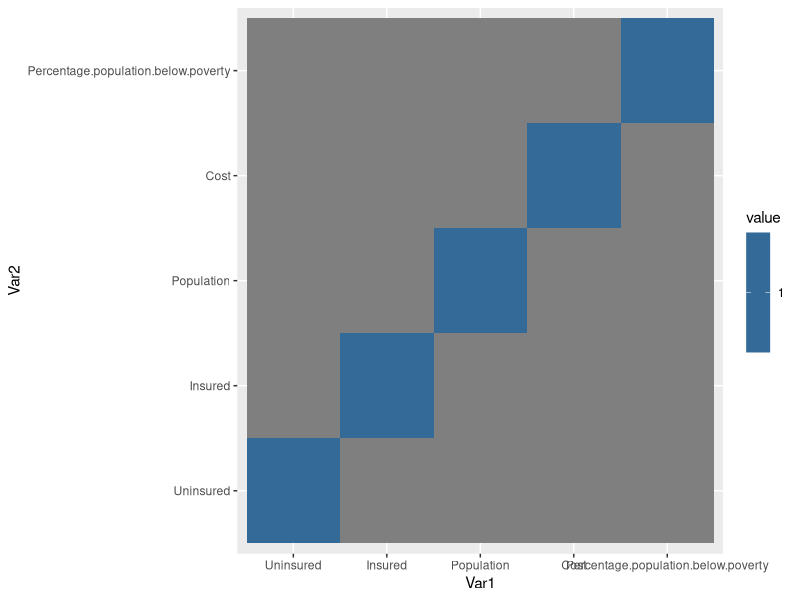
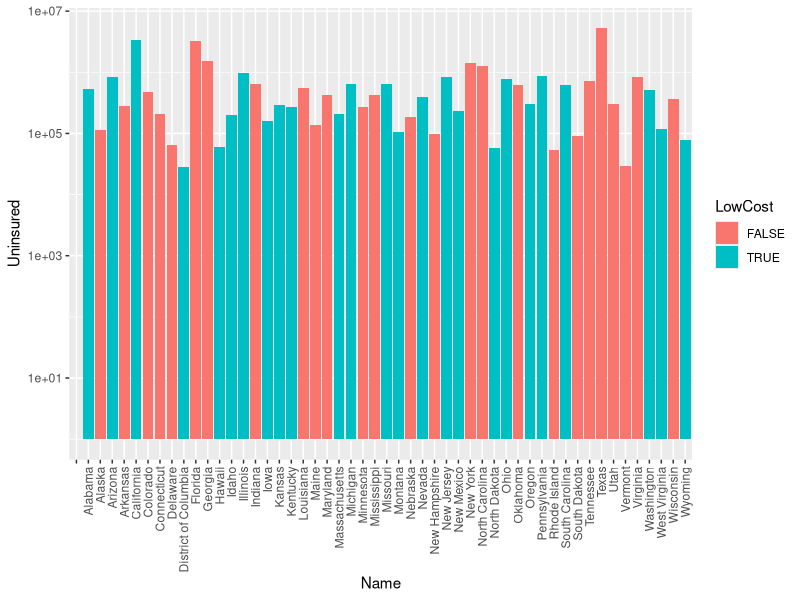
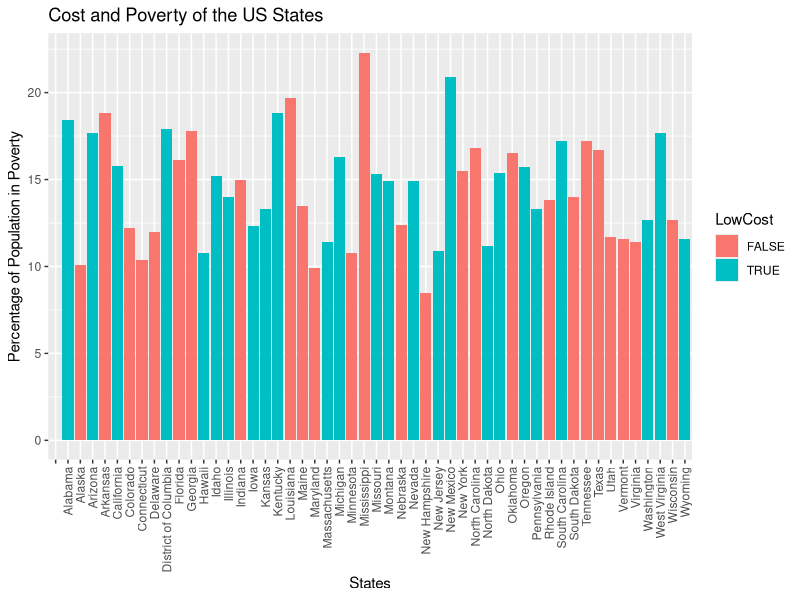
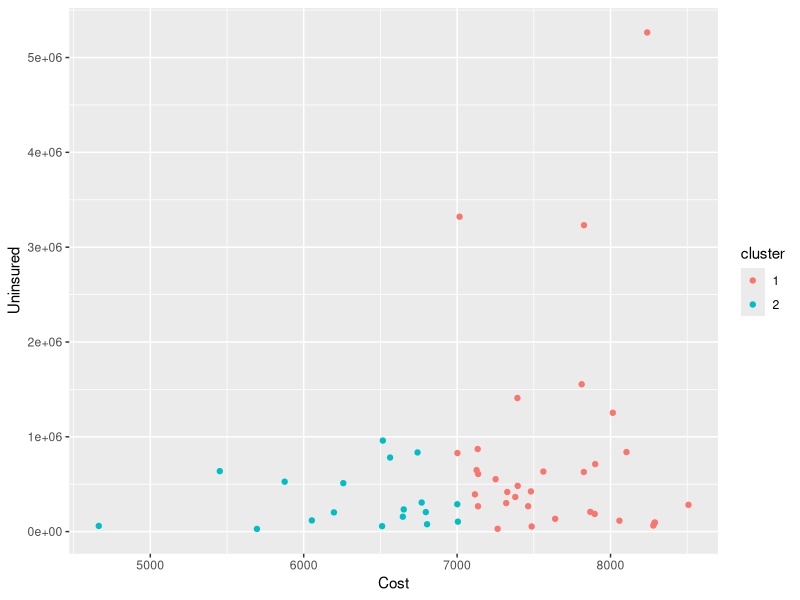
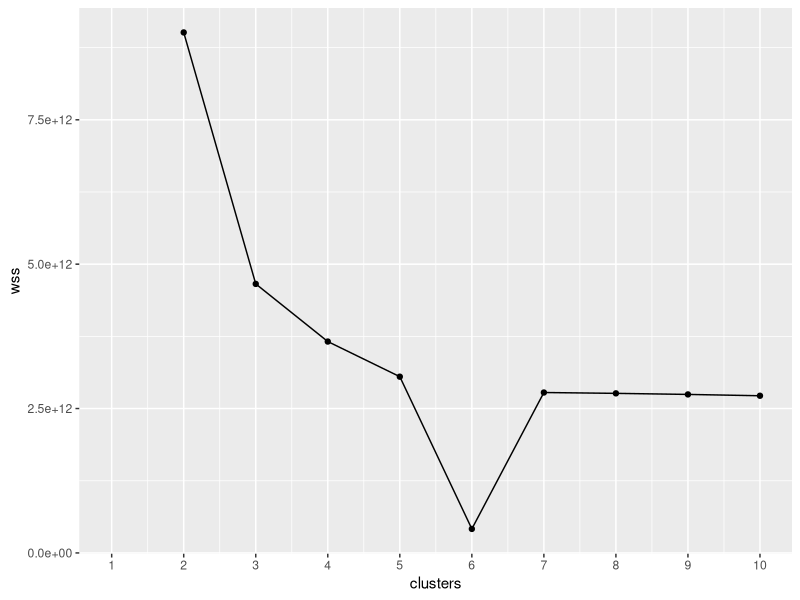
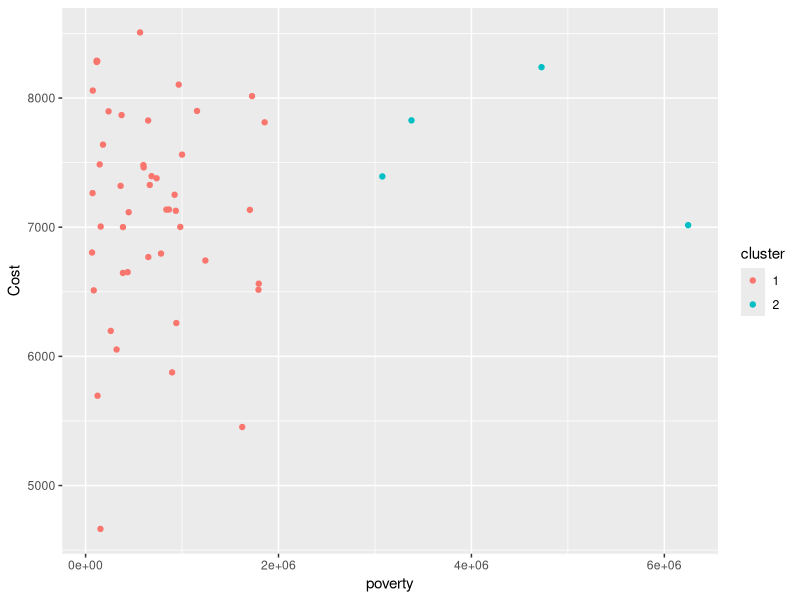
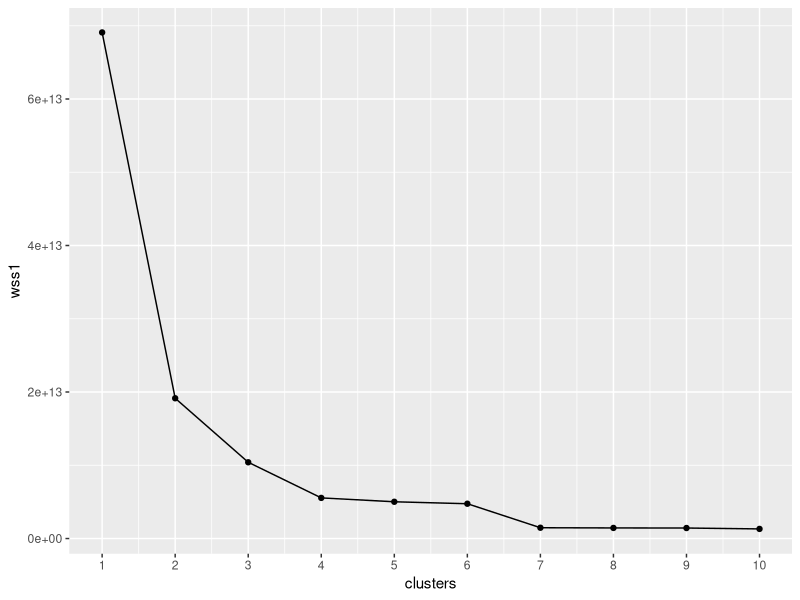

Here is the R script that generated these plots, in order:
## ---- chunk 1
knitr::opts_chunk$set(echo = TRUE, eval = TRUE, fig.align = "center", warning = F, message = F,
tidy=TRUE, tidy.opts=list(width.cutoff=60), R.options=list(max.print=100))
## ---- chunk 2
#For this project I found two datasets. One from Business Insider on average health costs per state and the other from kaggle containing insurance and population information for each state including: population, percent insured, and percent of the population below poverty. 
#These datasets were interesting to me because as a pre-medical student I find it extremely important to understand issues in public health and one of these issues is the high cost of insurance. The high cost of insurance is something that unfairly affects those in poverty from achieving the healthcare they need. I expect to find higher health care costs for the states with a higher percentage of population below poverty. I also expect for the states with higher percentages of the population insured to have lower costs. The states with the lowest under poverty percentage and highest percentage of the population insured will have the lowest of average healthcare costs. 
## ---- chunk 3
medcost <- read.csv("medcost.csv")
insurance <- read.csv("State.csv")

## ---- chunk 4
#Although the datasets were already tidy, in order to demonstrate my understanding of the tidying functions, I widened the medcost data which contained the states and their average yearly medical cost. The widening created 51 columns, one for each state including D.C., and two rows, one for the states and one for the average costs. This is different from the previous form of the data, which was presented in a long form of two columns, one containing the states, and another containing the costs. 
## ---- chunk 5
library(tidyr)
library(tidyverse)
pivot_wider(medcost, names_from = Name, values_from = Cost)
## ---- chunk 6
healthdata <- full_join(insurance, medcost, by = "Name")%>%select(Name, "Percentage.population.below.poverty", "Percentage.population.insured", Population, Cost)

#I chose full join because it was the most effective way to join the two datasets together. 
## ---- chunk 7
health.data <- healthdata%>%mutate(PercentPop_Uninsured = 100 - Percentage.population.insured)
health.data <- health.data%>%mutate(Uninsured = (PercentPop_Uninsured/100)*Population)
health.data <- health.data%>%mutate(Insured = Population - Uninsured)
health.data <- select(health.data, Name, Uninsured, Insured, Population, Cost, Percentage.population.below.poverty)
mean(health.data$Cost)
health.data%>%group_by(Name, "Percentage population below poverty")%>%summarize(LowCost = Cost < 7171.314)%>%filter(LowCost == FALSE)%>%arrange(desc("Percentage population below poverty"))
health.data%>%group_by(Name, Percentage.population.below.poverty)%>%summarize(LowCost = Cost < 7171.314)%>%filter(LowCost == TRUE)%>%arrange(desc(Percentage.population.below.poverty))
## ---- chunk 8
health.data %>% select(2:6) %>% cor()
health.data%>%group_by(Name, Cost)%>%summarize(LowCost = Cost < 7171.314)%>%group_by(LowCost)%>%summarise(mean(Cost))
health.data%>%group_by(Name, Cost)%>%summarize(LowCost = Cost < 7171.314)%>%group_by(LowCost)%>%summarise(sd(Cost))

health.data%>%summarise(mean(Population), sd(Population), min(Population), max(Population), n_distinct(Population))

health.data%>%summarise(mean(Insured), sd(Insured), min(Insured), max(Insured), n_distinct(Insured))

health.data%>%summarise(mean(Uninsured), sd(Uninsured), max(Uninsured), min(Uninsured), n_distinct(Uninsured))

health.data%>%summarise(mean(Percentage.population.below.poverty), sd(Percentage.population.below.poverty))
health.data%>%summarise(max(Percentage.population.below.poverty), min(Percentage.population.below.poverty), n_distinct(Percentage.population.below.poverty))

health.data%>%summarise(mean(Cost), sd(Cost), min(Cost), max(Cost), n_distinct(Cost))
#Mean
health.data%>%group_by(Name, Cost, Population, Insured, Uninsured, Percentage.population.below.poverty)%>%summarize(LowCost = Cost < 7171.314)%>%group_by(LowCost)%>%summarise(mean(Population), mean(Cost), mean(Insured), mean(Uninsured), mean(Percentage.population.below.poverty))
#Sd
health.data%>%group_by(Name, Cost, Population, Insured, Uninsured, Percentage.population.below.poverty)%>%summarize(LowCost = Cost < 7171.314)%>%group_by(LowCost)%>%summarise(sd(Population), sd(Cost), sd(Insured), sd(Uninsured), sd(Percentage.population.below.poverty))
#Min
health.data%>%group_by(Name, Cost, Population, Insured, Uninsured, Percentage.population.below.poverty)%>%summarize(LowCost = Cost < 7171.314)%>%group_by(LowCost)%>%summarise(min(Population), min(Cost), min(Insured), min(Uninsured), min(Percentage.population.below.poverty))
#Max
health.data%>%group_by(Name, Cost, Population, Insured, Uninsured, Percentage.population.below.poverty)%>%summarize(LowCost = Cost < 7171.314)%>%group_by(LowCost)%>%summarise(max(Population), max(Cost), max(Insured), max(Uninsured), max(Percentage.population.below.poverty))
#ndistinct
health.data%>%group_by(Name, Cost, Population, Insured, Uninsured, Percentage.population.below.poverty)%>%summarize(LowCost = Cost < 7171.314)%>%group_by(LowCost)%>%summarise(n_distinct(Population), n_distinct(Cost), n_distinct(Insured), n_distinct(Uninsured), n_distinct(Percentage.population.below.poverty))

#The correlation matrix tells of extremely weak correlations between variables I expected there to be strong correlations between. For example, I expected a higher cost in States with a greater number of uninsured residents, however the correlation between this variable is only 0.22. The mean cost for states below the overall average cost, which were classified as LowCost = TRUE, was 6554.760, and for the LowCost = False / higher than the average cost states, the mean was 7776.154. Furthermore, the standard deviation between these two groups was 376,422 and 617.405, respectively. For the Population variable the mean population of all states was 6386651, the standard deviation of this variable was 7316763, the minimum population was 579315, the maximum population was 39536653, and the unique outputs of this variable was 51. For the "Insured" variable, the mean insured individuals was 5746933, the standard deviation was 6497065, the maximum insured residents was 36215574, the minimum insured was 501686.8 and each number was distinct/unique in this column.  For the "Uninsured" variable, the mean insured individuals was 639718, the standard deviation was 935001.7, the minimum insured residents was 28452.85, the maximum uninsured was 5264655 and each number was distinct/unique in this column. Between these two variables, there was a higher mean of uninsured than insured, which was expected. The mean cost was 7171.314, the standard deviation of average annual cost of healthcare between states was 791.61, the minimum cost was 4664, and the maximum cost was 8508, and all values were distinct. The max percentage of the population below poverty was 22.3, the minimum was 8.5, the mean was 14.5, the standard deviation was 3.11, and 41 of these values were distinct in this column. 
#When further comparing the two cost groups, of low cost true (low cost) and low cost false (high cost), the differences in mean of the variables had little variance. For instance, both groups had similar means of the population below poverty and their cost only differed by approximately $1200. This differs from what was expected as I expected a much higher mean cost and for more of the population to be living in poverty due to high health care costs. This was the case even though the mean uninsured differed by over 20,000. Another interesting summary statistic ran was the maximum values between the two groups. Yet again, the cost varied much less than anticipated. Perhaps due to the standard deviation of the higher cost group being 300+ lower than that of the lower cost group. The max uninsured was noticeably higher for the higher cost group, which is to be expected given uninsured costs of healthcare are much higher for those uninsured than insured individuals. 

## ---- chunk 9
corhealth <- health.data %>% select(2:6) %>% cor()
head(corhealth)
library(reshape2)
melted_corhealth <- melt(corhealth)
head(melted_corhealth)
library(ggplot2)
ggplot(data = melted_corhealth, aes(x=Var1, y=Var2, fill=value))+geom_tile()
## ---- chunk 10
health.data <- health.data%>%mutate(LowCost = Cost < 7171.314)
ggplot(health.data, aes(x=Name, y=Uninsured, fill=LowCost)) + geom_bar(stat="summary")+scale_color_manual(values=c("#999999", "#E69F00", "#56B4E9"))+theme(axis.text.x = element_text(angle = 90, vjust = 0.5, hjust=1))+scale_y_log10()

poverty <- health.data$Percentage.population.below.poverty

ggplot(health.data, aes(x=Name, y=poverty, fill=LowCost)) + geom_bar(stat="summary")+scale_color_manual(values=c("#999999", "#E69F00"))+theme(axis.text.x = element_text(angle = 90, vjust = 0.5, hjust=1))+xlab("States")+ylab("Percentage of Population in Poverty")+ggtitle("Cost and Poverty of the US States")

#The correlation plot furthered confirmed the correlation matrix, by showing little to no correlation as seen by the color coded key and the map itself.
#The first plot comparing the high and low cost groups with number of uninsured individuals in each state. California and Florida had similar number of uninsured populations, despite California's average annual medical costs being considered low. Texas had the highest number of uninsured individuals and Utah had the lowest number of uninsured individuals, however their average annual medical costs were in the high group. 
#The second plot compared the percent of the population of each state living in poverty along with their classification as either high or low cost for the average annual medical costs.  Mississippi, considered high cost, had the highest percentage of population living in poverty. New Hampshire had the lowest percentage of population living in poverty, however was still considered a high cost state for medical costs. 

## ---- chunk 11
library(cluster)
clust_dat <- health.data%>%select(Cost, Uninsured)%>%drop_na()
set.seed(348)
kmeans1 <- clust_dat %>% kmeans(2)
kmeans1 <- clust_dat %>% scale %>% kmeans(2)
kmeansclust <- clust_dat %>% mutate(cluster = as.factor(kmeans1$cluster))
kmeansclust %>% ggplot(aes(Cost, Uninsured, color=cluster))+geom_point()
wss <- vector()
for(i in 2:10){
temp <- health.data %>% select(Cost, Uninsured) %>% drop_na() %>% kmeans(i)
wss[i] <- temp$tot.withinss
}
ggplot()+geom_point(aes(x=1:10, y=wss))+geom_path(aes(x=1:10, y=wss))+xlab("clusters")+scale_x_continuous(breaks = 1:10)
pov <- health.data$Percentage.population.below.poverty/100
newhealth <- health.data%>%mutate(poverty = pov*Population)
clust_dat2 <- newhealth%>%select(poverty, Cost)%>%drop_na()
kmeans2 <- clust_dat2 %>% scale %>% kmeans(2)
kmeansclust2 <- clust_dat2 %>% mutate(cluster = as.factor(kmeans2$cluster))
kmeansclust2 %>% ggplot(aes(poverty, Cost, color=cluster))+geom_point()
wss1 <- vector()
for(i in 1:10){
temp <- newhealth %>% select(poverty, Cost) %>% drop_na() %>% kmeans(i)
wss1[i] <- temp$tot.withinss
}
ggplot()+geom_point(aes(x=1:10, y=wss1))+geom_path(aes(x=1:10, y=wss1))+xlab("clusters")+scale_x_continuous(breaks = 1:10)
## ---- chunk 12
#The cluster for cost and uninsured showed little correlation and the two groups were clustered around the mean cost. The expected correlation was an increase with cost as the number of uninsured individuals increased, but the few data points which fit this expectation present more as outliers. 
#The cluster for poverty and cost showed no correlation and seemingly spread out datapoints that were clustered based around the mean cost. 
